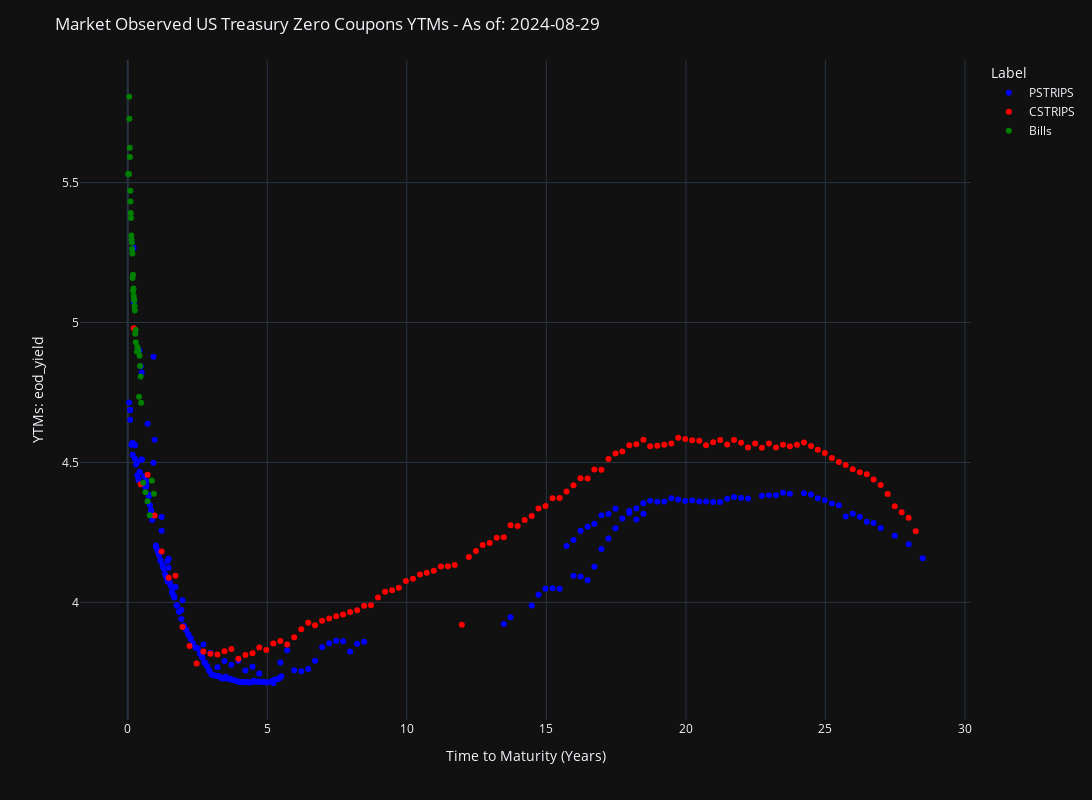

Notebook code for this chart:
### Code cell
fig = px.scatter(
    pstrips_df,
    x="time_to_maturity",
    y="pstrip_ytm",
    hover_data=["label", "corpus_cusip"],
    labels={"time_to_maturity": "Time to Maturity (Years)", "pstrip_ytm": "YTM"},
)
fig.update_traces(
    marker=dict(
        color="blue",
    ),
    name="PSTRIPS",
    showlegend=True,
)

fig2 = px.scatter(
    cstrips_quote_df,
    x="time_to_maturity",
    y="cstrip_ytm",
    hover_data=["label", "cusip"],
    labels={"time_to_maturity": "Time to Maturity (Years)", "cstrip_ytm": "YTM"},
)
fig2.update_traces(
    marker=dict(
        color="red",
    ),
    name="CSTRIPS",
    showlegend=True,
)

fig3 = px.scatter(
    tbill_quotes_df,
    x="time_to_maturity",
    y="tbill_ytm",
    hover_data=["label", "cusip"],
    labels={
        "time_to_maturity": "Time to Maturity (Years)",
        "tbill_ytm": "YTM",
    },
)
fig3.update_traces(
    marker=dict(
        color="green",
    ),
    name="Bills",
    showlegend=True,
)

for fig_data in [fig2.data, fig3.data]:
    for trace in fig_data:
        fig.add_trace(trace)


fig.update_layout(
    title=f"Market Observed US Treasury Zero Coupons YTMs - As of: {as_of_date.date()}",
    legend_title_text="Label",
    xaxis_title="Time to Maturity (Years)",
    yaxis_title=f"YTMs: {quote_type}_yield",
    width=1400,
    height=800,
    template="plotly_dark",
)

fig.update_xaxes(
    showgrid=True,
    showspikes=True,
    spikecolor="white",
    spikesnap="cursor",
    spikemode="across",
)
fig.update_yaxes(showgrid=True, showspikes=True, spikecolor="white", spikethickness=1)
fig.show()

### Figure 1 — Plotly figure (JSON) as saved in the notebook; plotly's stock layout.template omitted (floating-point values rounded to 4 significant figures; data arrays with more than 128 entries replaced by an {"elided": "..."} marker saying what was removed)
{"data": [{"customdata": {"elided": "216x2 str values"}, "hovertemplate": "Time to Maturity (Years)=%{x}<br>YTM=%{y}<br>label=%{customdata[0]}<br>corpus_cusip=%{customdata[1]}<extra></extra>", "legendgroup": "", "marker": {"color": "blue", "symbol": "circle"}, "mode": "markers", "name": "PSTRIPS", "orientation": "v", "showlegend": true, "type": "scatter", "x": {"elided": "216 float values"}, "xaxis": "x", "y": {"elided": "216 float values"}, "yaxis": "y"}, {"customdata": {"elided": "113x2 str values"}, "hovertemplate": "Time to Maturity (Years)=%{x}<br>YTM=%{y}<br>label=%{customdata[0]}<br>cusip=%{customdata[1]}<extra></extra>", "legendgroup": "", "marker": {"color": "red", "symbol": "circle"}, "mode": "markers", "name": "CSTRIPS", "orientation": "v", "showlegend": true, "type": "scatter", "x": [0.2137, 0.4658, 0.7096, 0.9616, 1.214, 1.466, 1.71, 1.962, 2.214, 2.466, 2.71, 2.962, 3.214, 3.466, 3.712, 3.964, 4.216, 4.468, 4.712, 4.964, 5.216, 5.468, 5.712, 5.964, 6.216, 6.468, 6.712, 6.964, 7.216, 7.468, 7.715, 7.967, 8.219, 8.471, 8.715, 8.967, 9.219, 9.471, 9.715, 9.967, 10.22, 10.47, 10.72, 10.97, 11.22, 11.47, 11.72, 11.97, 12.22, 12.47, 12.72, 12.97, 13.22, 13.47, 13.72, 13.97, 14.22, 14.47, 14.72, 14.97, 15.22, 15.47, 15.72, 15.97, 16.22, 16.48, 16.72, 16.97, 17.22, 17.48, 17.72, 17.97, 18.22, 18.48, 18.72, 18.97, 19.22, 19.48, 19.72, 19.98, 20.23, 20.48, 20.72, 20.98, 21.23, 21.48, 21.72, 21.98, 22.23, 22.48, 22.72, 22.98, 23.23, 23.48, 23.73, 23.98, 24.23, 24.48, 24.73, 24.98, 25.23, 25.48, 25.73, 25.98, 26.23, 26.48, 26.73, 26.98, 27.23, 27.48, 27.73, 27.98, 28.23], "xaxis": "x", "y": [4.98, 4.422, 4.456, 4.31, 4.182, 4.088, 4.095, 3.912, 3.844, 3.781, 3.824, 3.816, 3.813, 3.826, 3.833, 3.799, 3.812, 3.818, 3.839, 3.83, 3.853, 3.862, 3.85, 3.875, 3.904, 3.927, 3.918, 3.934, 3.943, 3.95, 3.957, 3.965, 3.972, 3.988, 3.99, 4.018, 4.038, 4.044, 4.052, 4.076, 4.084, 4.099, 4.106, 4.113, 4.129, 4.129, 4.134, 3.92, 4.162, 4.183, 4.205, 4.213, 4.231, 4.233, 4.276, 4.273, 4.295, 4.308, 4.336, 4.344, 4.372, 4.373, 4.397, 4.419, 4.444, 4.442, 4.475, 4.474, 4.512, 4.532, 4.539, 4.562, 4.565, 4.581, 4.558, 4.559, 4.563, 4.568, 4.588, 4.584, 4.58, 4.577, 4.562, 4.572, 4.58, 4.564, 4.581, 4.57, 4.554, 4.567, 4.552, 4.568, 4.554, 4.563, 4.558, 4.563, 4.572, 4.558, 4.546, 4.534, 4.516, 4.502, 4.491, 4.476, 4.465, 4.458, 4.439, 4.419, 4.387, 4.344, 4.322, 4.303, 4.254], "yaxis": "y"}, {"customdata": [["Sep 24s, 17-Week", "912797LG0"], ["Sep 24s, 17-Week", "912797LH8"], ["Sep 24s, 17-Week", "912797LJ4"], ["Oct 24s, 17-Week", "912797LK1"], ["Oct 24s, 17-Week", "912797LS4"], ["Oct 24s, 17-Week", "912797LT2"], ["Oct 24s, 17-Week", "912797LU9"], ["Oct 24s, 17-Week", "912797LV7"], ["Nov 24s, 17-Week", "912797MA2"], ["Nov 24s, 17-Week", "912797MB0"], ["Nov 24s, 17-Week", "912797MC8"], ["Nov 24s, 17-Week", "912797MD6"], ["Dec 24s, 17-Week", "912797MN4"], ["Sep 24s, 26-Week", "912797KK2"], ["Sep 24s, 26-Week", "912797KL0"], ["Sep 24s, 26-Week", "912797KM8"], ["Oct 24s, 26-Week", "912797KT3"], ["Oct 24s, 26-Week", "912797KU0"], ["Oct 24s, 26-Week", "912797KV8"], ["Nov 24s, 26-Week", "912797LC9"], ["Nov 24s, 26-Week", "912797LD7"], ["Nov 24s, 26-Week", "912797LE5"], ["Dec 24s, 26-Week", "912797LF2"], ["Dec 24s, 26-Week", "912797LP0"], ["Jan 25s, 26-Week", "912797LR6"], ["Jan 25s, 26-Week", "912797LX3"], ["Jan 25s, 26-Week", "912797LY1"], ["Jan 25s, 26-Week", "912797LZ8"], ["Feb 25s, 26-Week", "912797MJ3"], ["Feb 25s, 26-Week", "912797MK0"], ["Sep 24s, 52-Week", "912797GL5"], ["Oct 24s, 52-Week", "912797GW1"], ["Oct 24s, 52-Week", "912797HE0"], ["Nov 24s, 52-Week", "912797HP5"], ["Dec 24s, 52-Week", "912796ZV4"], ["Jan 25s, 52-Week", "912797JR9"], ["Feb 25s, 52-Week", "912797KA4"], ["Mar 25s, 52-Week", "912797KJ5"], ["Apr 25s, 52-Week", "912797KS5"], ["May 25s, 52-Week", "912797LB1"], ["Jun 25s, 52-Week", "912797LN5"], ["Jul 25s, 52-Week", "912797LW5"], ["Aug 25s, 52-Week", "912797MG9"]], "hovertemplate": "Time to Maturity (Years)=%{x}<br>YTM=%{y}<br>label=%{customdata[0]}<br>cusip=%{customdata[1]}<extra></extra>", "legendgroup": "", "marker": {"color": "green", "symbol": "circle"}, "mode": "markers", "name": "Bills", "orientation": "v", "showlegend": true, "type": "scatter", "x": [0.03288, 0.05205, 0.07123, 0.09041, 0.1096, 0.1288, 0.1479, 0.1671, 0.1863, 0.2055, 0.2247, 0.2438, 0.2822, 0.03836, 0.05753, 0.07671, 0.1151, 0.1342, 0.1534, 0.1918, 0.211, 0.2301, 0.2685, 0.2877, 0.3452, 0.3644, 0.3836, 0.4219, 0.4411, 0.4603, 0.01918, 0.09589, 0.1726, 0.2521, 0.326, 0.4027, 0.4795, 0.5562, 0.6329, 0.7096, 0.7863, 0.863, 0.9397], "xaxis": "x", "y": [5.531, 5.807, 5.625, 5.471, 5.391, 5.311, 5.286, 5.247, 5.171, 5.121, 5.084, 5.059, 4.973, 5.531, 5.728, 5.591, 5.374, 5.296, 5.263, 5.114, 5.095, 5.078, 4.96, 4.93, 4.913, 4.903, 4.896, 4.881, 4.845, 4.807, 5.531, 5.433, 5.159, 5.043, 4.895, 4.735, 4.714, 4.427, 4.393, 4.362, 4.312, 4.434, 4.388], "yaxis": "y"}], "layout": {"height": 800, "legend": {"title": {"text": "Label"}, "tracegroupgap": 0}, "margin": {"t": 60}, "title": {"text": "Market Observed US Treasury Zero Coupons YTMs - As of: 2024-08-29"}, "width": 1400, "xaxis": {"anchor": "y", "domain": [0, 1], "showgrid": true, "showspikes": true, "spikecolor": "white", "spikemode": "across", "spikesnap": "cursor", "title": {"text": "Time to Maturity (Years)"}}, "yaxis": {"anchor": "x", "domain": [0, 1], "showgrid": true, "showspikes": true, "spikecolor": "white", "spikethickness": 1, "title": {"text": "YTMs: eod_yield"}}}}
